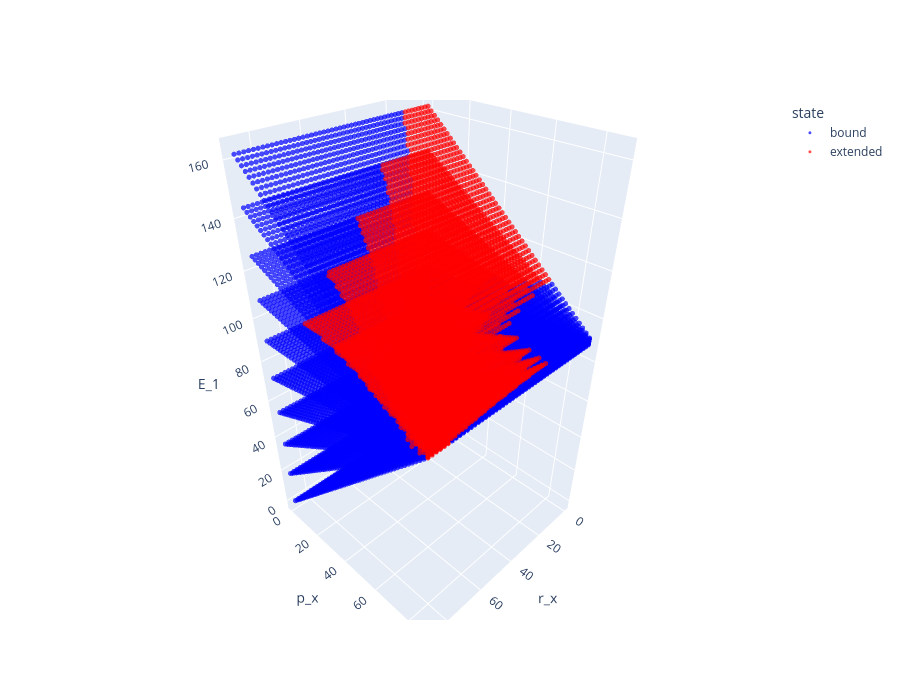

The cell this chart's notebook holds for it:
### Code cell
import plotly.graph_objects as go


def state_label_dataframe(r_para_values, p_para_values,lattice):
    rows = []
    for p_val in p_para_values:
        p_arr = np.asarray(p_val, dtype=float)
        for r_val in r_para_values:
            r_arr = np.asarray(r_val, dtype=float)
            E1_values = np.linspace(np.linalg.norm(p_arr),E-np.linalg.norm(BZ_proj(Q_para-p_arr,lattice)),10,endpoint=False)

            for E1 in E1_values:
                rows.append(
                    {   "r_para": tuple(r_arr),
                        "p_para": tuple(p_arr),
                        "r_x": r_arr[0],
                        "p_x": p_arr[0],
                        "E1": E1,
                        "label": state_classifier(
                            r_arr,
                            p_arr,
                            E1,
                            E,
                            Q_para,
                            eta,
                            square_lattice,
                            sigma_func_period,
                        ),
                    }
                )
    return pd.DataFrame(rows, columns=["r_para", "p_para", "r_x", "p_x", "E1", "label"])



state_df = state_label_dataframe(r_path, p_path,square_lattice)



fig = go.Figure()

for label, color in [("bound", "blue"), ("extended", "red")]:
    mask = state_df["label"] == label
    fig.add_trace(
        go.Scatter3d(
            x=state_df.loc[mask, "r_x"],
            y=state_df.loc[mask, "p_x"],
            z=state_df.loc[mask, "E1"],
            mode="markers",
            marker=dict(size=3, color=color, opacity=0.7),
            name=label,
        )
    )

fig.update_layout(
    scene=dict(
        xaxis_title="r_x",
        yaxis_title="p_x",
        zaxis_title="E_1",
    ),
    legend_title_text="state",
    width=900,
    height=700,
)

fig.show()

### Figure 1 — Plotly figure (JSON) as saved in the notebook; plotly's stock layout.template omitted (floating-point values rounded to 4 significant figures; data arrays with more than 128 entries replaced by an {"elided": "..."} marker saying what was removed)
{"data": [{"marker": {"color": "blue", "opacity": 0.7, "size": 3}, "mode": "markers", "name": "bound", "type": "scatter3d", "x": {"elided": "13611 float values"}, "y": {"elided": "13611 float values"}, "z": {"elided": "13611 float values"}}, {"marker": {"color": "red", "opacity": 0.7, "size": 3}, "mode": "markers", "name": "extended", "type": "scatter3d", "x": {"elided": "11389 float values"}, "y": {"elided": "11389 float values"}, "z": {"elided": "11389 float values"}}], "layout": {"height": 700, "legend": {"title": {"text": "state"}}, "scene": {"xaxis": {"title": {"text": "r_x"}}, "yaxis": {"title": {"text": "p_x"}}, "zaxis": {"title": {"text": "E_1"}}}, "width": 900}}
